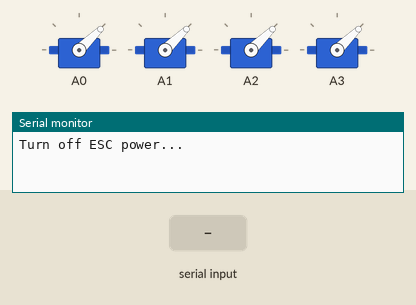
A sketch run on a simulated Arduino Uno, built with avr-gcc and run on an emulated ATmega328P. Shown: 4 × servo, the last lines printed to the serial monitor. The test bench sets the inputs (shaded band).

Above: at 0.9 s.
1.0 s: "1" received over Serial
At 2.2 s:
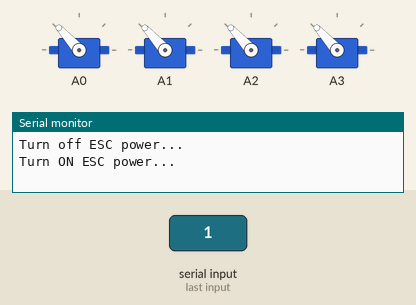
2.5 s: "0" received over Serial
At 3.5 s:
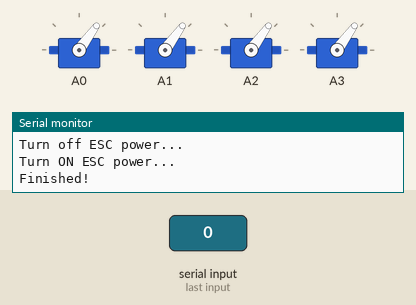
4.0 s: "2" received over Serial
At 4.7 s:
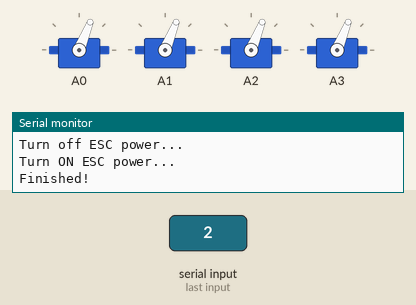
Timing chart, 0 to 13.0 s (numbered marks = the images above; inputs shaded):
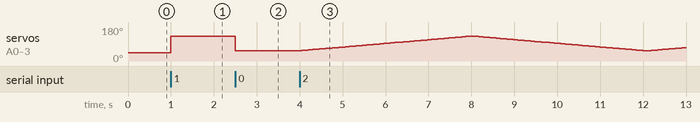

Measured:
- after the input at 1.0 s, servo on A0–3: 44° → 132° at once
- after the input at 2.5 s, servo on A0–3: 132° → 54° at once

The sketch:

ESC_calibrate.ino
```cpp
#include <Servo.h>

#define ESC_MAX 1900
#define ESC_MIN 1100

Servo s[4];
void setup(){
  Serial.begin(115200);

  s[0].attach(A0);
  s[1].attach(A1);
  s[2].attach(A2);
  s[3].attach(A3);


  for (int i = 0; i < 4; i++)  {
    s[i].writeMicroseconds(1000);
  }

  Serial.println("Turn off ESC power...");

    while (Serial.available() && Serial.read()); // empty buffer
    while (!Serial.available());                 // wait for data
    while (Serial.available() && Serial.read());

  for (int i = 0; i < 4; i++)  {
    s[i].writeMicroseconds(ESC_MAX);
  }

  Serial.println("Turn ON ESC power...");

    while (Serial.available() && Serial.read()); // empty buffer
    while (!Serial.available());                 // wait for data
    while (Serial.available() && Serial.read());

  for (int i = 0; i < 4; i++)  {
    s[i].writeMicroseconds(ESC_MIN);
  }

  Serial.println("Finished!");
    while (Serial.available() && Serial.read()); // empty buffer
    while (!Serial.available());                 // wait for data
    while (Serial.available() && Serial.read());
}

int p = ESC_MIN;
int dp = 10;

void loop(){
  p += dp;
  if (p > ESC_MAX){
    p = ESC_MAX;
    dp = -dp;
  }

  if (p < ESC_MIN){
    p = ESC_MIN;
    dp = -dp;
  }
  for (int i = 0; i < 4; i++)  {
    s[i].writeMicroseconds(p);
  }
  delay(50);
}
```
